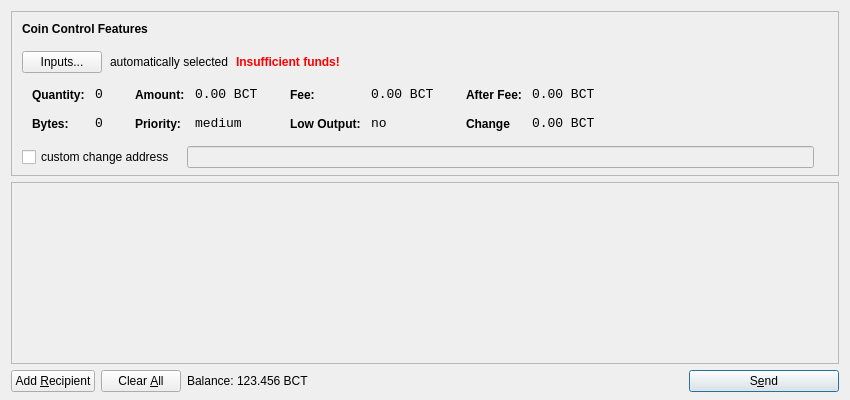
<?xml version="1.0" encoding="UTF-8"?>
<ui version="4.0">
 <class>SendCoinsDialog</class>
 <widget class="QDialog" name="SendCoinsDialog">
  <property name="geometry">
   <rect>
    <x>0</x>
    <y>0</y>
    <width>850</width>
    <height>400</height>
   </rect>
  </property>
  <property name="windowTitle">
   <string>Send Coins</string>
  </property>
  <layout class="QVBoxLayout" name="verticalLayout" stretch="0,1,0">
   <property name="bottomMargin">
    <number>8</number>
   </property>
   <item>
    <widget class="QFrame" name="frameCoinControl">
     <property name="sizePolicy">
      <sizepolicy hsizetype="Expanding" vsizetype="Expanding">
       <horstretch>0</horstretch>
       <verstretch>0</verstretch>
      </sizepolicy>
     </property>
     <property name="maximumSize">
      <size>
       <width>16777215</width>
       <height>16777215</height>
      </size>
     </property>
     <property name="frameShape">
      <enum>QFrame::StyledPanel</enum>
     </property>
     <property name="frameShadow">
      <enum>QFrame::Sunken</enum>
     </property>
     <layout class="QVBoxLayout" name="verticalLayoutCoinControl2">
      <property name="spacing">
       <number>-1</number>
      </property>
      <property name="leftMargin">
       <number>0</number>
      </property>
      <property name="topMargin">
       <number>0</number>
      </property>
      <property name="rightMargin">
       <number>0</number>
      </property>
      <property name="bottomMargin">
       <number>6</number>
      </property>
      <item>
       <layout class="QVBoxLayout" name="verticalLayoutCoinControl" stretch="0,0,0,0,1">
        <property name="spacing">
         <number>0</number>
        </property>
        <property name="leftMargin">
         <number>10</number>
        </property>
        <property name="topMargin">
         <number>10</number>
        </property>
        <item>
         <layout class="QHBoxLayout" name="horizontalLayoutCoinControl1">
          <property name="bottomMargin">
           <number>15</number>
          </property>
          <item>
           <widget class="QLabel" name="labelCoinControlFeatures">
            <property name="sizePolicy">
             <sizepolicy hsizetype="Preferred" vsizetype="Maximum">
              <horstretch>0</horstretch>
              <verstretch>0</verstretch>
             </sizepolicy>
            </property>
            <property name="font">
             <font>
              <weight>75</weight>
              <bold>true</bold>
             </font>
            </property>
            <property name="styleSheet">
             <string notr="true">font-weight:bold;</string>
            </property>
            <property name="text">
             <string>Coin Control Features</string>
            </property>
           </widget>
          </item>
         </layout>
        </item>
        <item>
         <layout class="QHBoxLayout" name="horizontalLayoutCoinControl2" stretch="0,0,0,0">
          <property name="spacing">
           <number>8</number>
          </property>
          <property name="bottomMargin">
           <number>10</number>
          </property>
          <item>
           <widget class="QPushButton" name="pushButtonCoinControl">
            <property name="styleSheet">
             <string notr="true"/>
            </property>
            <property name="text">
             <string>Inputs...</string>
            </property>
           </widget>
          </item>
          <item>
           <widget class="QLabel" name="labelCoinControlAutomaticallySelected">
            <property name="text">
             <string>automatically selected</string>
            </property>
            <property name="margin">
             <number>5</number>
            </property>
           </widget>
          </item>
          <item>
           <widget class="QLabel" name="labelCoinControlInsuffFunds">
            <property name="font">
             <font>
              <weight>75</weight>
              <bold>true</bold>
             </font>
            </property>
            <property name="styleSheet">
             <string notr="true">color:red;font-weight:bold;</string>
            </property>
            <property name="text">
             <string>Insufficient funds!</string>
            </property>
            <property name="margin">
             <number>5</number>
            </property>
           </widget>
          </item>
          <item>
           <spacer name="horizontalSpacerCoinControl">
            <property name="orientation">
             <enum>Qt::Horizontal</enum>
            </property>
            <property name="sizeHint" stdset="0">
             <size>
              <width>40</width>
              <height>1</height>
             </size>
            </property>
           </spacer>
          </item>
         </layout>
        </item>
        <item>
         <widget class="QWidget" name="widgetCoinControl" native="true">
          <property name="sizePolicy">
           <sizepolicy hsizetype="Preferred" vsizetype="Preferred">
            <horstretch>0</horstretch>
            <verstretch>0</verstretch>
           </sizepolicy>
          </property>
          <property name="minimumSize">
           <size>
            <width>0</width>
            <height>0</height>
           </size>
          </property>
          <property name="styleSheet">
           <string notr="true"/>
          </property>
          <layout class="QHBoxLayout" name="horizontalLayoutCoinControl5">
           <property name="margin">
            <number>0</number>
           </property>
           <item>
            <layout class="QHBoxLayout" name="horizontalLayoutCoinControl3" stretch="0,0,0,1">
             <property name="spacing">
              <number>20</number>
             </property>
             <property name="topMargin">
              <number>0</number>
             </property>
             <property name="bottomMargin">
              <number>10</number>
             </property>
             <item>
              <layout class="QFormLayout" name="formLayoutCoinControl1">
               <property name="horizontalSpacing">
                <number>10</number>
               </property>
               <property name="verticalSpacing">
                <number>14</number>
               </property>
               <property name="leftMargin">
                <number>10</number>
               </property>
               <property name="topMargin">
                <number>4</number>
               </property>
               <property name="rightMargin">
                <number>6</number>
               </property>
               <item row="0" column="0">
                <widget class="QLabel" name="labelCoinControlQuantityText">
                 <property name="styleSheet">
                  <string notr="true">font-weight:bold;</string>
                 </property>
                 <property name="text">
                  <string>Quantity:</string>
                 </property>
                 <property name="margin">
                  <number>0</number>
                 </property>
                </widget>
               </item>
               <item row="0" column="1">
                <widget class="QLabel" name="labelCoinControlQuantity">
                 <property name="font">
                  <font>
                   <family>Monospace</family>
                   <pointsize>10</pointsize>
                  </font>
                 </property>
                 <property name="cursor">
                  <cursorShape>IBeamCursor</cursorShape>
                 </property>
                 <property name="contextMenuPolicy">
                  <enum>Qt::ActionsContextMenu</enum>
                 </property>
                 <property name="text">
                  <string>0</string>
                 </property>
                 <property name="margin">
                  <number>0</number>
                 </property>
                 <property name="textInteractionFlags">
                  <set>Qt::LinksAccessibleByMouse|Qt::TextSelectableByKeyboard|Qt::TextSelectableByMouse</set>
                 </property>
                </widget>
               </item>
               <item row="1" column="0">
                <widget class="QLabel" name="labelCoinControlBytesText">
                 <property name="styleSheet">
                  <string notr="true">font-weight:bold;</string>
                 </property>
                 <property name="text">
                  <string>Bytes:</string>
                 </property>
                </widget>
               </item>
               <item row="1" column="1">
                <widget class="QLabel" name="labelCoinControlBytes">
                 <property name="font">
                  <font>
                   <family>Monospace</family>
                   <pointsize>10</pointsize>
                  </font>
                 </property>
                 <property name="cursor">
                  <cursorShape>IBeamCursor</cursorShape>
                 </property>
                 <property name="contextMenuPolicy">
                  <enum>Qt::ActionsContextMenu</enum>
                 </property>
                 <property name="text">
                  <string>0</string>
                 </property>
                 <property name="textInteractionFlags">
                  <set>Qt::LinksAccessibleByMouse|Qt::TextSelectableByKeyboard|Qt::TextSelectableByMouse</set>
                 </property>
                </widget>
               </item>
              </layout>
             </item>
             <item>
              <layout class="QFormLayout" name="formLayoutCoinControl2">
               <property name="horizontalSpacing">
                <number>10</number>
               </property>
               <property name="verticalSpacing">
                <number>14</number>
               </property>
               <property name="leftMargin">
                <number>6</number>
               </property>
               <property name="topMargin">
                <number>4</number>
               </property>
               <property name="rightMargin">
                <number>6</number>
               </property>
               <item row="0" column="0">
                <widget class="QLabel" name="labelCoinControlAmountText">
                 <property name="styleSheet">
                  <string notr="true">font-weight:bold;</string>
                 </property>
                 <property name="text">
                  <string>Amount:</string>
                 </property>
                 <property name="margin">
                  <number>0</number>
                 </property>
                </widget>
               </item>
               <item row="0" column="1">
                <widget class="QLabel" name="labelCoinControlAmount">
                 <property name="font">
                  <font>
                   <family>Monospace</family>
                   <pointsize>10</pointsize>
                  </font>
                 </property>
                 <property name="cursor">
                  <cursorShape>IBeamCursor</cursorShape>
                 </property>
                 <property name="contextMenuPolicy">
                  <enum>Qt::ActionsContextMenu</enum>
                 </property>
                 <property name="text">
                  <string>0.00 BCT</string>
                 </property>
                 <property name="textInteractionFlags">
                  <set>Qt::LinksAccessibleByMouse|Qt::TextSelectableByKeyboard|Qt::TextSelectableByMouse</set>
                 </property>
                </widget>
               </item>
               <item row="1" column="0">
                <widget class="QLabel" name="labelCoinControlPriorityText">
                 <property name="styleSheet">
                  <string notr="true">font-weight:bold;</string>
                 </property>
                 <property name="text">
                  <string>Priority:</string>
                 </property>
                </widget>
               </item>
               <item row="1" column="1">
                <widget class="QLabel" name="labelCoinControlPriority">
                 <property name="font">
                  <font>
                   <family>Monospace</family>
                   <pointsize>10</pointsize>
                  </font>
                 </property>
                 <property name="cursor">
                  <cursorShape>IBeamCursor</cursorShape>
                 </property>
                 <property name="contextMenuPolicy">
                  <enum>Qt::ActionsContextMenu</enum>
                 </property>
                 <property name="text">
                  <string>medium</string>
                 </property>
                 <property name="textInteractionFlags">
                  <set>Qt::LinksAccessibleByMouse|Qt::TextSelectableByKeyboard|Qt::TextSelectableByMouse</set>
                 </property>
                </widget>
               </item>
              </layout>
             </item>
             <item>
              <layout class="QFormLayout" name="formLayoutCoinControl3">
               <property name="horizontalSpacing">
                <number>10</number>
               </property>
               <property name="verticalSpacing">
                <number>14</number>
               </property>
               <property name="leftMargin">
                <number>6</number>
               </property>
               <property name="topMargin">
                <number>4</number>
               </property>
               <property name="rightMargin">
                <number>6</number>
               </property>
               <item row="0" column="0">
                <widget class="QLabel" name="labelCoinControlFeeText">
                 <property name="styleSheet">
                  <string notr="true">font-weight:bold;</string>
                 </property>
                 <property name="text">
                  <string>Fee:</string>
                 </property>
                 <property name="margin">
                  <number>0</number>
                 </property>
                </widget>
               </item>
               <item row="0" column="1">
                <widget class="QLabel" name="labelCoinControlFee">
                 <property name="font">
                  <font>
                   <family>Monospace</family>
                   <pointsize>10</pointsize>
                  </font>
                 </property>
                 <property name="cursor">
                  <cursorShape>IBeamCursor</cursorShape>
                 </property>
                 <property name="contextMenuPolicy">
                  <enum>Qt::ActionsContextMenu</enum>
                 </property>
                 <property name="text">
                  <string>0.00 BCT</string>
                 </property>
                 <property name="textInteractionFlags">
                  <set>Qt::LinksAccessibleByMouse|Qt::TextSelectableByKeyboard|Qt::TextSelectableByMouse</set>
                 </property>
                </widget>
               </item>
               <item row="1" column="0">
                <widget class="QLabel" name="labelCoinControlLowOutputText">
                 <property name="styleSheet">
                  <string notr="true">font-weight:bold;</string>
                 </property>
                 <property name="text">
                  <string>Low Output:</string>
                 </property>
                </widget>
               </item>
               <item row="1" column="1">
                <widget class="QLabel" name="labelCoinControlLowOutput">
                 <property name="font">
                  <font>
                   <family>Monospace</family>
                   <pointsize>10</pointsize>
                  </font>
                 </property>
                 <property name="cursor">
                  <cursorShape>IBeamCursor</cursorShape>
                 </property>
                 <property name="contextMenuPolicy">
                  <enum>Qt::ActionsContextMenu</enum>
                 </property>
                 <property name="text">
                  <string>no</string>
                 </property>
                 <property name="textInteractionFlags">
                  <set>Qt::LinksAccessibleByMouse|Qt::TextSelectableByKeyboard|Qt::TextSelectableByMouse</set>
                 </property>
                </widget>
               </item>
              </layout>
             </item>
             <item>
              <layout class="QFormLayout" name="formLayoutCoinControl4">
               <property name="horizontalSpacing">
                <number>10</number>
               </property>
               <property name="verticalSpacing">
                <number>14</number>
               </property>
               <property name="leftMargin">
                <number>6</number>
               </property>
               <property name="topMargin">
                <number>4</number>
               </property>
               <property name="rightMargin">
                <number>6</number>
               </property>
               <item row="0" column="0">
                <widget class="QLabel" name="labelCoinControlAfterFeeText">
                 <property name="styleSheet">
                  <string notr="true">font-weight:bold;</string>
                 </property>
                 <property name="text">
                  <string>After Fee:</string>
                 </property>
                 <property name="margin">
                  <number>0</number>
                 </property>
                </widget>
               </item>
               <item row="0" column="1">
                <widget class="QLabel" name="labelCoinControlAfterFee">
                 <property name="font">
                  <font>
                   <family>Monospace</family>
                   <pointsize>10</pointsize>
                  </font>
                 </property>
                 <property name="cursor">
                  <cursorShape>IBeamCursor</cursorShape>
                 </property>
                 <property name="contextMenuPolicy">
                  <enum>Qt::ActionsContextMenu</enum>
                 </property>
                 <property name="text">
                  <string>0.00 BCT</string>
                 </property>
                 <property name="textInteractionFlags">
                  <set>Qt::LinksAccessibleByMouse|Qt::TextSelectableByKeyboard|Qt::TextSelectableByMouse</set>
                 </property>
                </widget>
               </item>
               <item row="1" column="0">
                <widget class="QLabel" name="labelCoinControlChangeText">
                 <property name="styleSheet">
                  <string notr="true">font-weight:bold;</string>
                 </property>
                 <property name="text">
                  <string>Change</string>
                 </property>
                </widget>
               </item>
               <item row="1" column="1">
                <widget class="QLabel" name="labelCoinControlChange">
                 <property name="font">
                  <font>
                   <family>Monospace</family>
                   <pointsize>10</pointsize>
                  </font>
                 </property>
                 <property name="cursor">
                  <cursorShape>IBeamCursor</cursorShape>
                 </property>
                 <property name="contextMenuPolicy">
                  <enum>Qt::ActionsContextMenu</enum>
                 </property>
                 <property name="text">
                  <string>0.00 BCT</string>
                 </property>
                 <property name="textInteractionFlags">
                  <set>Qt::LinksAccessibleByMouse|Qt::TextSelectableByKeyboard|Qt::TextSelectableByMouse</set>
                 </property>
                </widget>
               </item>
              </layout>
             </item>
            </layout>
           </item>
          </layout>
         </widget>
        </item>
        <item>
         <layout class="QHBoxLayout" name="horizontalLayoutCoinControl4" stretch="0,0,0">
          <property name="spacing">
           <number>12</number>
          </property>
          <property name="sizeConstraint">
           <enum>QLayout::SetDefaultConstraint</enum>
          </property>
          <property name="topMargin">
           <number>5</number>
          </property>
          <property name="rightMargin">
           <number>5</number>
          </property>
          <item>
           <widget class="QCheckBox" name="checkBoxCoinControlChange">
            <property name="text">
             <string>custom change address</string>
            </property>
           </widget>
          </item>
          <item>
           <widget class="QLineEdit" name="lineEditCoinControlChange">
            <property name="enabled">
             <bool>false</bool>
            </property>
            <property name="sizePolicy">
             <sizepolicy hsizetype="Expanding" vsizetype="Fixed">
              <horstretch>0</horstretch>
              <verstretch>0</verstretch>
             </sizepolicy>
            </property>
           </widget>
          </item>
          <item>
           <widget class="QLabel" name="labelCoinControlChangeLabel">
            <property name="sizePolicy">
             <sizepolicy hsizetype="Preferred" vsizetype="Expanding">
              <horstretch>0</horstretch>
              <verstretch>0</verstretch>
             </sizepolicy>
            </property>
            <property name="minimumSize">
             <size>
              <width>0</width>
              <height>0</height>
             </size>
            </property>
            <property name="text">
             <string/>
            </property>
            <property name="margin">
             <number>3</number>
            </property>
           </widget>
          </item>
         </layout>
        </item>
        <item>
         <spacer name="verticalSpacerCoinControl">
          <property name="orientation">
           <enum>Qt::Vertical</enum>
          </property>
          <property name="sizeHint" stdset="0">
           <size>
            <width>800</width>
            <height>1</height>
           </size>
          </property>
         </spacer>
        </item>
       </layout>
      </item>
     </layout>
    </widget>
   </item>
   <item>
    <widget class="QScrollArea" name="scrollArea">
     <property name="widgetResizable">
      <bool>true</bool>
     </property>
     <widget class="QWidget" name="scrollAreaWidgetContents">
      <property name="geometry">
       <rect>
        <x>0</x>
        <y>0</y>
        <width>830</width>
        <height>165</height>
       </rect>
      </property>
      <layout class="QVBoxLayout" name="verticalLayout_2">
       <property name="margin">
        <number>0</number>
       </property>
       <item>
        <layout class="QVBoxLayout" name="entries">
         <property name="spacing">
          <number>6</number>
         </property>
        </layout>
       </item>
       <item>
        <spacer name="verticalSpacer">
         <property name="orientation">
          <enum>Qt::Vertical</enum>
         </property>
         <property name="sizeHint" stdset="0">
          <size>
           <width>20</width>
           <height>40</height>
          </size>
         </property>
        </spacer>
       </item>
      </layout>
     </widget>
    </widget>
   </item>
   <item>
    <layout class="QHBoxLayout" name="horizontalLayout">
     <item>
      <widget class="QPushButton" name="addButton">
       <property name="toolTip">
        <string>Send to multiple recipients at once</string>
       </property>
       <property name="text">
        <string>Add &amp;Recipient</string>
       </property>
       <property name="icon">
        <iconset resource="../bitcoin.qrc">
         <normaloff>:/icons/add</normaloff>:/icons/add</iconset>
       </property>
       <property name="autoDefault">
        <bool>false</bool>
       </property>
      </widget>
     </item>
     <item>
      <widget class="QPushButton" name="clearButton">
       <property name="sizePolicy">
        <sizepolicy hsizetype="Minimum" vsizetype="Fixed">
         <horstretch>0</horstretch>
         <verstretch>0</verstretch>
        </sizepolicy>
       </property>
       <property name="toolTip">
        <string>Remove all transaction fields</string>
       </property>
       <property name="text">
        <string>Clear &amp;All</string>
       </property>
       <property name="icon">
        <iconset resource="../bitcoin.qrc">
         <normaloff>:/icons/remove</normaloff>:/icons/remove</iconset>
       </property>
       <property name="autoRepeatDelay">
        <number>300</number>
       </property>
       <property name="autoDefault">
        <bool>false</bool>
       </property>
      </widget>
     </item>
     <item>
      <layout class="QHBoxLayout" name="horizontalLayout_2">
       <property name="spacing">
        <number>3</number>
       </property>
       <item>
        <widget class="QLabel" name="label">
         <property name="sizePolicy">
          <sizepolicy hsizetype="Preferred" vsizetype="Fixed">
           <horstretch>0</horstretch>
           <verstretch>0</verstretch>
          </sizepolicy>
         </property>
         <property name="text">
          <string>Balance:</string>
         </property>
        </widget>
       </item>
       <item>
        <widget class="QLabel" name="labelBalance">
         <property name="sizePolicy">
          <sizepolicy hsizetype="Preferred" vsizetype="Fixed">
           <horstretch>0</horstretch>
           <verstretch>0</verstretch>
          </sizepolicy>
         </property>
         <property name="cursor">
          <cursorShape>IBeamCursor</cursorShape>
         </property>
         <property name="text">
          <string>123.456 BCT</string>
         </property>
         <property name="textInteractionFlags">
          <set>Qt::LinksAccessibleByMouse|Qt::TextSelectableByKeyboard|Qt::TextSelectableByMouse</set>
         </property>
        </widget>
       </item>
      </layout>
     </item>
     <item>
      <spacer name="horizontalSpacer">
       <property name="orientation">
        <enum>Qt::Horizontal</enum>
       </property>
       <property name="sizeHint" stdset="0">
        <size>
         <width>40</width>
         <height>20</height>
        </size>
       </property>
      </spacer>
     </item>
     <item>
      <widget class="QPushButton" name="sendButton">
       <property name="minimumSize">
        <size>
         <width>150</width>
         <height>0</height>
        </size>
       </property>
       <property name="toolTip">
        <string>Confirm the send action</string>
       </property>
       <property name="text">
        <string>S&amp;end</string>
       </property>
       <property name="icon">
        <iconset resource="../bitcoin.qrc">
         <normaloff>:/icons/send</normaloff>:/icons/send</iconset>
       </property>
       <property name="default">
        <bool>true</bool>
       </property>
      </widget>
     </item>
    </layout>
   </item>
  </layout>
 </widget>
 <resources>
  <include location="../bitcoin.qrc"/>
 </resources>
 <connections/>
</ui>
